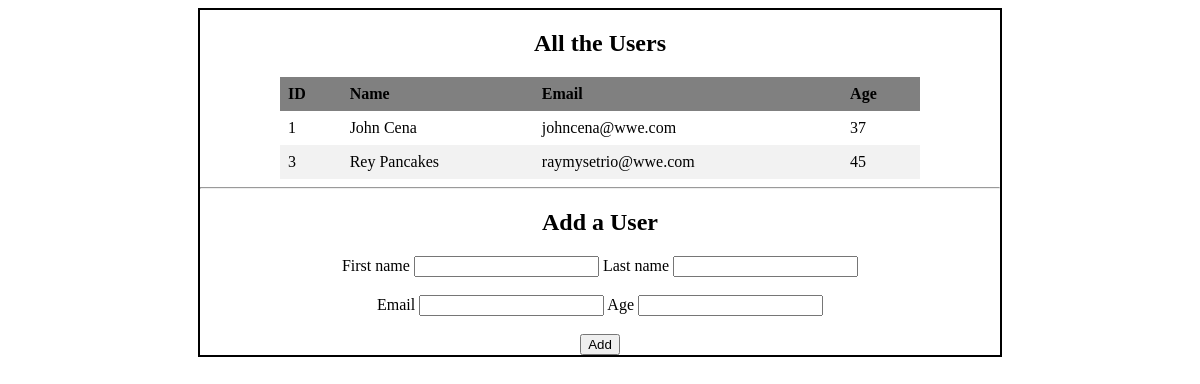
Before: / with the older database file.
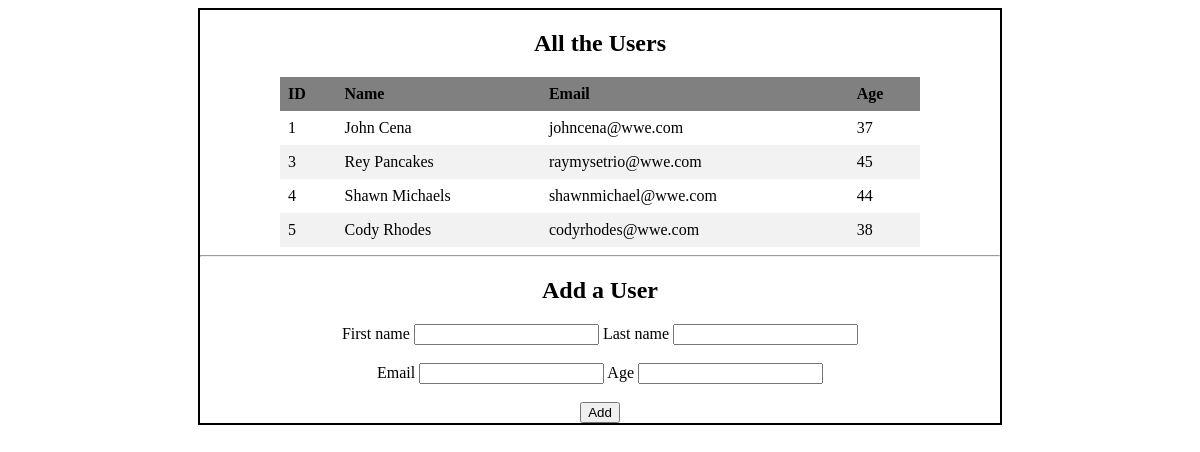
After: the same page with the newer database file.
### users_app/models.py (models this page shows)
class User(models.Model):
	first_name = models.CharField(max_length = 255)
	last_name = models.CharField(max_length = 255)
	email = models.CharField(max_length = 255)
	age = models.IntegerField()
	created_at = models.DateTimeField(auto_now_add=True)
	updated_at = models.DateTimeField(auto_now=True)

### users_app/views.py (the view)
# urls.py: path('', views.root),
def root(request):
	context = {
		'users' : User.objects.all(),
	}
	return render(request, "home.html", context)

### users_app/templates/home.html (shortened to what this page needs)
<!DOCTYPE html>
<html>
	<head>
		{% load static %}
      	<link rel="stylesheet" type="text/css" href="{% static 'style.css' %}">
	</head>
	<body>
		<div name="myform" id="wrapper">
			<h2>All the Users</h2>
			<table>
				<thead>
					<tr>
						<th>ID</th>
					    <th>Name</th>
					    <th>Email</th>
					    <th>Age</th>
			  		</tr>
				</thead>
				<tbody>
				{% for user in users %}
					<tr>
						<td>{{user.id}}</td>
						<td>{{user.first_name}} {{user.last_name}}</td>
						<td>{{user.email}}</td>
						<td>{{user.age}}</td>
					</tr>
				{% endfor %}
				</tbody>
			</table>
			<hr>
			<h2>Add a User</h2>
			<form action="/add_user" method="post">
				<label for="fname">First name</label>
				<input type="text" id="fname" name="fname">
				<label for="lname">Last name</label>
				<input type="text" id="lname" name="lname"> <br> <br>
				<label for="email">Email</label>
				<input type="email" id="email" name="email">
				<label for="age">Age</label>
				<input type="number" id="age" name="age"> <br> <br>
				<input type="submit" value="Add" acttion="/add_customer">
			</form>
		</div>
	</body>
</html>

### users_app/static/style.css (style rules this page uses)
#wrapper { width: 800px; text-align: center; border: 2px solid black; margin: auto; }
table { border-collapse: collapse; width: 80%; margin: auto; }
th, td { text-align: left; padding: 8px; }
tr:nth-child(even) { background-color: #f2f2f2 }
th { background-color: gray; }

Changed rows visible on the page:
added User: id "4", first_name "Shawn", last_name "Michaels", email "shawnmichael@wwe.com", age "44"
added User: id "5", first_name "Cody", last_name "Rhodes", email "codyrhodes@wwe.com", age "38"
